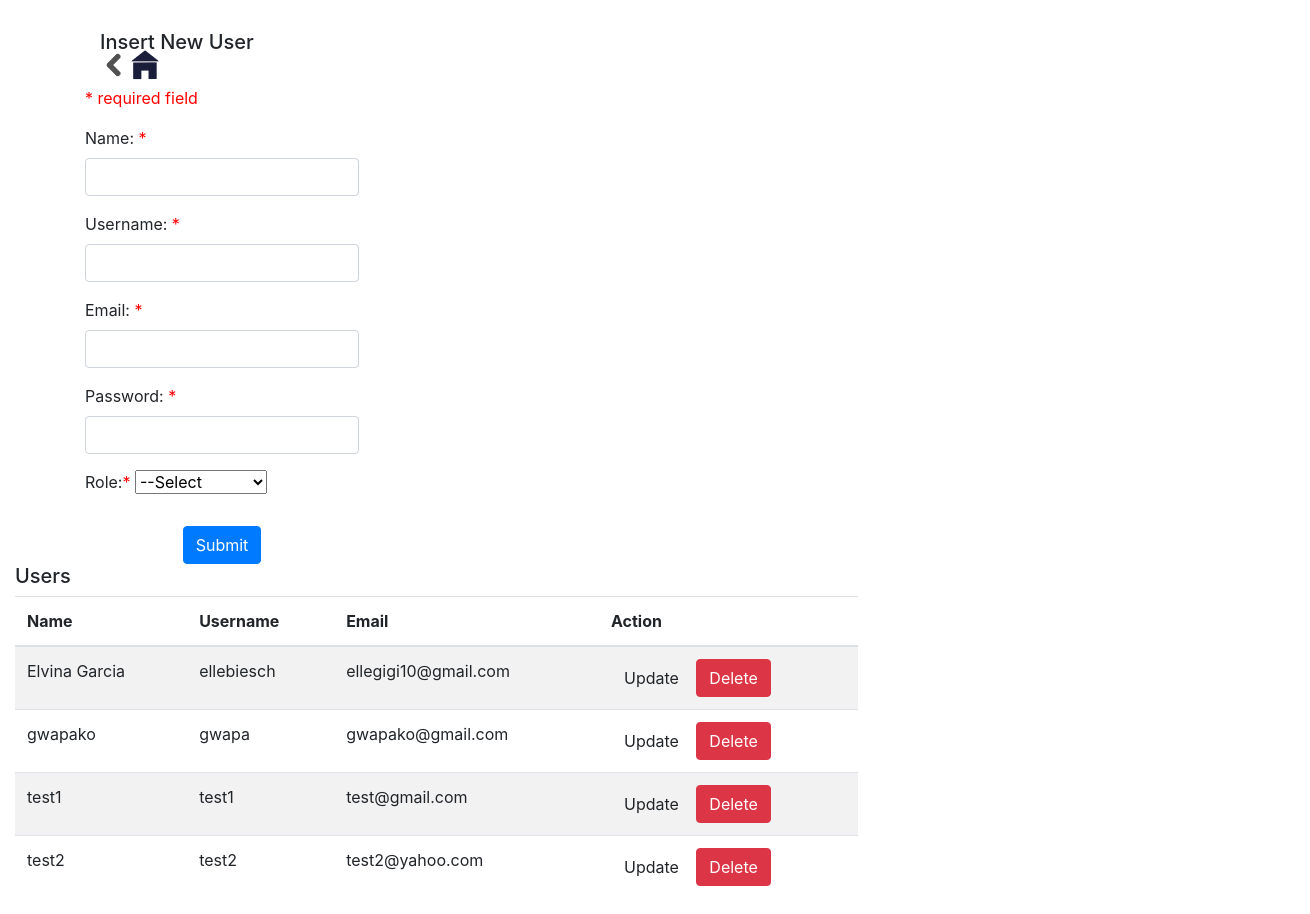
/register.php, run on the app's committed database.
### tables this page shows
CREATE TABLE "users" (
	`id`	INTEGER PRIMARY KEY AUTOINCREMENT,
	`name`	TEXT,
	`email`	TEXT,
	`password`	TEXT,
	`role`	TEXT,
	`created_at`	TEXT,
	`updated_at`	TEXT,
	`username`	TEXT
);

### register.php (the view, shortened to what this page needs)
<!DOCTYPE html>
<html lang="en">
<head>
  <link rel="stylesheet" href="bootstrap/4.1.3/css/bootstrap.min.css" />
</head>
<body>
  <div class="gunther"><img src="back.png" onclick="history.go(-1);" width="30"><a href="login-page2.php"><img src="home-button.png" width="30"></a></div>
<div class="container">
  <?php
     include('database.php');
      $query = "SELECT * FROM users";
      $result = $db->query($query);
    ?>
    <?php
$nameErr = $usernameErr = $emailErr = $passwordErr = $roleErr = "";
$name = $username = $email = $password = $role = "";
    ?>
  <h5>Insert New User</h5>
   <br>
      <div class="row">
      <div class="co-sm-4">
      <p><span class="error">* required field</span></p>
    <form method="POST" action="<?php echo htmlspecialchars("insert.php"  ); ?>" id="user_table">
      <div class="form-group">
        <label for="name">Name:</label>
        <span class="error">*<?php echo $nameErr;?></span>
        <input type="name" class="form-control" id="name" name="name" value="<?php echo $name;?>">
      </div>
      <div class="form-group">
        <label for="username">Username:</label>
        <span class="error">* <?php echo $usernameErr;?></span>
        <input type="username" class="form-control" id="username" name="username" value="<?php echo $username;?>">
      </div>
      <div class="form-group">
        <label for="email">Email:</label>
        <span class="error">* <?php echo $emailErr;?></span>
        <input type="email" class="form-control" id="email" name="email" value="<?php echo $email;?>">
      </div>
      <div class="form-group">
        <label for="pwd">Password:</label>
        <span class="error">* <?php echo $passwordErr;?></span>
        <input type="password" class="form-control" id="password" name="password" value="<?php echo $password;?>">
      </div>
  <div class="form-group">
  <label for="role">Role:<label>
    <span class="error">* <?php echo $roleErr;?></span>
    <form action="insert.php">
      <select name="role">
        <option>--Select</option>
      </select>
</div>
       <div align="center">
      <button type="submit" class="btn btn-primary">Submit</button>
      </div>
    </form>
     </div>
    </div>
     </div>
     <div class="col-sm-8">
      <h5>Users</h5>
     <table class="table table-striped">
      <thead>
        <tr>
          <th>Name</th>
          <th>Username</th>
          <th>Email</th>
          <th>Action</th>
        </tr>
       </thead>
       <tbody>
        <?php
        while($row = $result->fetchArray()){
         ?>
        <tr>
        <td><?php echo $row['name']; ?></td>
        <td><?php echo $row['username']; ?></td>
        <td><?php echo $row['email']; ?></td>
       <td><input type="button" name="Update" id="update" data-toggle="modal" data-target="#update_data_Modal" value="Update" href="edit_controller.php? id=<?php echo $row['id']; ?>"class="btn btn-xs update_data">
        <a href="delete_controller.php? id=<?php echo $row['id']; ?>" class="btn btn-danger" button onclick="alert('Are you sure you want to delete this existing account?')">Delete</button></a>
         </td>
         </tr>
           <?php
            }
        ?>
     </tbody>
    </table>
   </div>
  </body>
</html>

### register.php (style rules this page uses)
.gunther { position: relative; left: 100px; top:50px; }
.error { color: #FF0000; }

### data on the page
users: name "Elvina Garcia", username "ellebiesch", email "ellegigi10@gmail.com"
users: name "gwapako", username "gwapa", email "gwapako@gmail.com"
users: name "test1", username "test1", email "test@gmail.com"
users: name "test2", username "test2", email "test2@yahoo.com"
